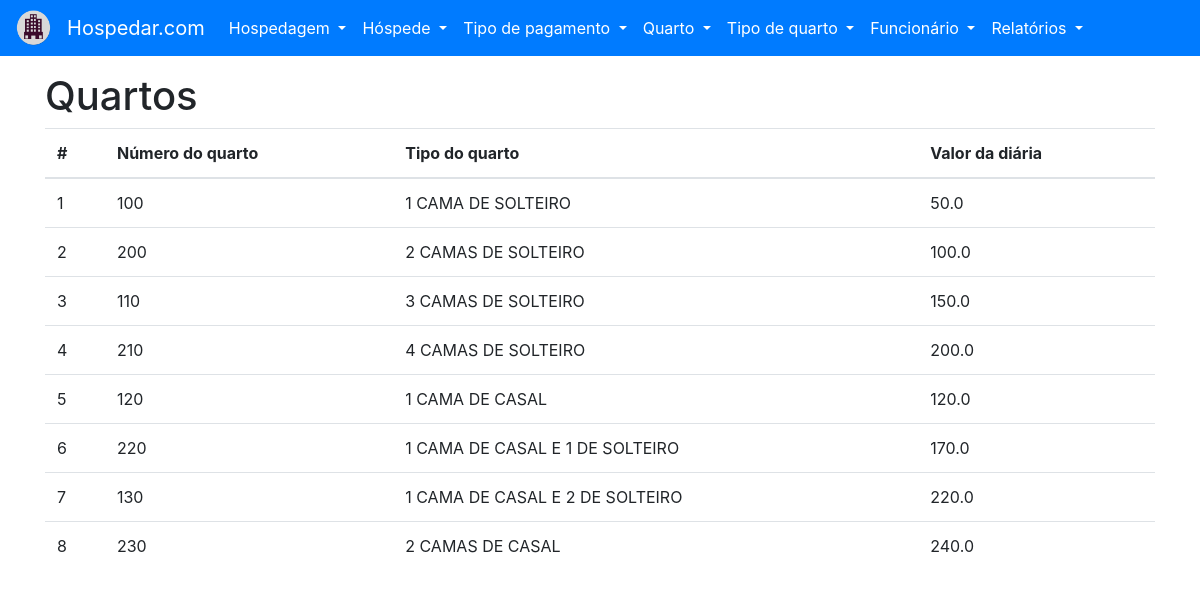
The app's page /quarto/listar with its own data.
### tables this page shows
CREATE TABLE "QUARTO" (
	"ID_QUARTO" INTEGER NOT NULL PRIMARY KEY AUTOINCREMENT UNIQUE,
	"NU_QUARTO" INTEGER NOT NULL UNIQUE,
	
	"ID_TIPO_QUARTO" INTEGER NOT NULL,

	FOREIGN KEY ("ID_TIPO_QUARTO") REFERENCES "TIPO_QUARTO" ("ID_TIPO_QUARTO")
);

CREATE TABLE "TIPO_QUARTO" (
	"ID_TIPO_QUARTO" INTEGER NOT NULL PRIMARY KEY AUTOINCREMENT UNIQUE,
	"NO_TIPO_QUARTO" VARCHAR(16) NOT NULL UNIQUE,
	"VL_DIARIA" REAL NOT NULL
);

### project/backend/quarto/views.py (the view)
def listar():
    with QuartoTipoQuartView(DATABASE_URL) as db:
        try:
            quarto_tipo_quarto = db.select_all()
        except (DatabaseException, OperationalError, IntegrityError) as err:
            flash(str(err), 'danger')
            return render_template('quarto-listar.html')
    return render_template('quarto-listar.html', quarto_tipo_quarto=quarto_tipo_quarto)

### project/backend/main/models.py (called while the page is built)
    def __enter__(self):
        self.open()
        return self

    def __exit__(self, exc_type, exc_val, exc_tb):
        self.close()

    @property
    def cursor(self):
        return self._cursor

    def open(self):
        self._connection = sqlite3.connect(self.url)
        self._cursor = self._connection.cursor()

    def close(self):
        self._connection.close()

    def cursor_to_dict(self, cursors: Iterable):
        return [dict(zip(self.__tablecolumns__, cursor)) for cursor in cursors]

    def select_all(self):
        if self._connection:
            return self.cursor_to_dict(self.cursor.execute(f'SELECT * FROM "{self.__tablename__}" ;'))
        raise ProgrammingError('ProgrammingError: Cannot operate on a closed database.')

### project/frontend/templates/quarto-listar.html (shortened to what this page needs)
{% extends 'base.html' %}
{% from 'macros.html' import flash %}
{% block content %}
    <h1>Quartos</h1>
    <table class="table">
        <thead>
        <tr>
            <th scope="col">#</th>
            <th scope="col">Número do quarto</th>
            <th scope="col">Tipo do quarto</th>
            <th scope="col">Valor da diária</th>
        </tr>
        </thead>
        <tbody>
        {% for quarto in quarto_tipo_quarto %}
            <tr>
                <td scope="row">{{ quarto['ID_QUARTO'] }}</td>
                <td>{{ quarto['NU_QUARTO'] }}</td>
                <td>{{ quarto['NO_TIPO_QUARTO'] }}</td>
                <td>{{ quarto['VL_DIARIA'] }}</td>
            </tr>
        {% endfor %}
        </tbody>
    </table>
{% endblock content%}

### records on screen
QUARTO: ID_QUARTO "1", NU_QUARTO "100", NO_TIPO_QUARTO "1 CAMA DE SOLTEIRO", VL_DIARIA "50.0"
QUARTO: ID_QUARTO "2", NU_QUARTO "200", NO_TIPO_QUARTO "2 CAMAS DE SOLTEIRO", VL_DIARIA "100.0"
QUARTO: ID_QUARTO "3", NU_QUARTO "110", NO_TIPO_QUARTO "3 CAMAS DE SOLTEIRO", VL_DIARIA "150.0"
QUARTO: ID_QUARTO "4", NU_QUARTO "210", NO_TIPO_QUARTO "4 CAMAS DE SOLTEIRO", VL_DIARIA "200.0"
QUARTO: ID_QUARTO "5", NU_QUARTO "120", NO_TIPO_QUARTO "1 CAMA DE CASAL", VL_DIARIA "120.0"
QUARTO: ID_QUARTO "6", NU_QUARTO "220", NO_TIPO_QUARTO "1 CAMA DE CASAL E 1 DE SOLTEIRO", VL_DIARIA "170.0"
QUARTO: ID_QUARTO "7", NU_QUARTO "130", NO_TIPO_QUARTO "1 CAMA DE CASAL E 2 DE SOLTEIRO", VL_DIARIA "220.0"
QUARTO: ID_QUARTO "8", NU_QUARTO "230", NO_TIPO_QUARTO "2 CAMAS DE CASAL", VL_DIARIA "240.0"
